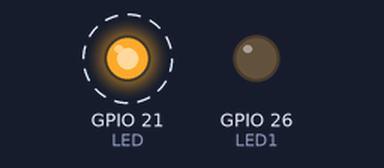
Recording of a sketch running on a simulated ESP32. Shown: output pins drawn as LEDs (lit = HIGH). Dashed ring = blinking.

Above: at 0.2 s.
Timing chart, 0 to 3.0 s (numbered marks = the images above):
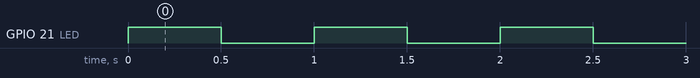

The sketch:

2.14.2.ino
```cpp
// Verwendung einer externen LED
// Hinweis: Die Vollständige Dokumentation finden sie in "Aufgabe 2 Team K.pdf"

const int LED = 21;
const int LED1 = 26;
void setup() {
  // put your setup code here, to run once:
  pinMode(LED,OUTPUT);
  pinMode(LED1,OUTPUT);
  digitalWrite(LED1,LOW);
}

void loop() {
  // put your main code here, to run repeatedly:
  digitalWrite(LED,HIGH);
  delay(500);
  digitalWrite(LED,LOW);
  delay(500);
}
```

Measured:
- by itself, GPIO 21 (LED): alternates HIGH for 0.50 s and LOW for 0.50 s
